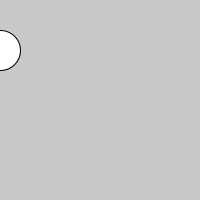
Frame 1 (no input)
Frame 60 (the mouse pressed at the canvas centre just before this capture): identical to frame 1, image omitted
Frame 120 (the mouse held since frame 60 and released just before this capture): identical to frame 1, image omitted

The Processing sketch that drew this single still picture (run headless with seeded random() and noise(); from frame 60 on, the mouse is pressed at the canvas centre):

// Processing sketch: Aufgabe_2_4_a
// ── Aufgabe_2_4_a.pde
int x = 0;

void setup() {
  size(200, 200);
  background(200);
  
  ellipse(x, 50, 40, 40);
}

void draw() {
  
}

void mousePressed() {
  background(200);
  x+=5;
  ellipse(x, 50, 40, 40);
}
